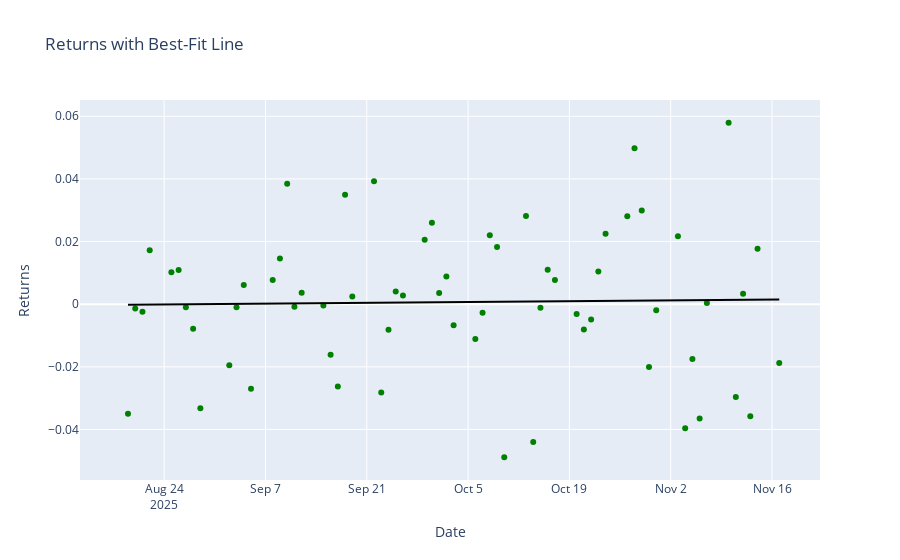

Here is the notebook cell this chart was saved with:
### Code cell
# Create and display an interactive line plot of NVDA's Returns with a best-fit line
stock_data['Returns'] = stock_data[price_col].pct_change()

# Create a scatter plot with a trendline (best-fit line)
returns_plot = px.scatter(stock_data, x=stock_data.index, y='Returns',
                          title='Returns with Best-Fit Line',
                          trendline='ols',  # Add Ordinary Least Squares (OLS) trendline
                          color_discrete_sequence=['green'])

# Customize the trendline color by manually updating the figure
returns_plot.update_traces(marker=dict(color='green'))  # Change point color
returns_plot.data[1].line.color = 'black'  # Change trendline color

# Show the plot
returns_plot.show()
